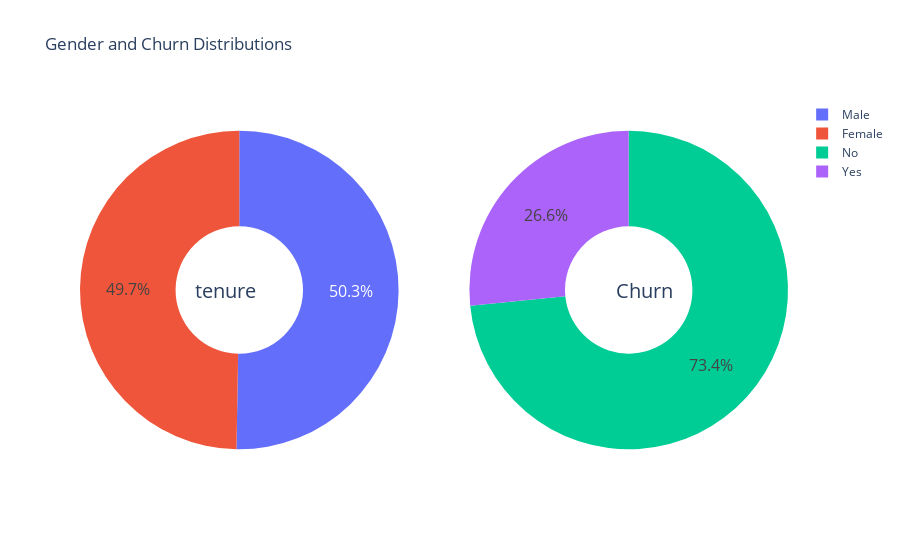

Notebook cell for this chart:
### Markdown cell above
<a id = "9" ></a>
# <span style="font-family:serif; font-size:28px;"> 6. Data Visualization </span>
<a id = "datavisualization" ></a>

### Code cell
g_labels = ['Male', 'Female']
c_labels = ['No', 'Yes']
# Create subplots: use 'domain' type for Pie subplot
fig = make_subplots(rows=1, cols=2, specs=[[{'type':'domain'}, {'type':'domain'}]])
fig.add_trace(go.Pie(labels=g_labels, values=df['gender'].value_counts(), name="Gender"),
              1, 1)
fig.add_trace(go.Pie(labels=c_labels, values=df['Churn'].value_counts(), name="Churn"),
              1, 2)

# Use `hole` to create a donut-like pie chart
fig.update_traces(hole=.4, hoverinfo="label+percent+name", textfont_size=16)

fig.update_layout(
    title_text="Gender and Churn Distributions",
    # Add annotations in the center of the donut pies.
    annotations=[dict(text='tenure', x=0.16, y=0.5, font_size=20, showarrow=False),
                 dict(text='Churn', x=0.84, y=0.5, font_size=20, showarrow=False)])
fig.show()

### Figure 1 — Plotly figure (JSON) as saved in the notebook; plotly's stock layout.template omitted (floating-point values rounded to 4 significant figures)
{"data": [{"domain": {"x": [0, 0.45], "y": [0, 1]}, "hole": 0.4, "hoverinfo": "label+percent+name", "labels": ["Male", "Female"], "name": "Gender", "textfont": {"size": 16}, "type": "pie", "values": [2829, 2797]}, {"domain": {"x": [0.55, 1], "y": [0, 1]}, "hole": 0.4, "hoverinfo": "label+percent+name", "labels": ["No", "Yes"], "name": "Churn", "textfont": {"size": 16}, "type": "pie", "values": [4131, 1495]}], "layout": {"annotations": [{"font": {"size": 20}, "showarrow": false, "text": "tenure", "x": 0.16, "y": 0.5}, {"font": {"size": 20}, "showarrow": false, "text": "Churn", "x": 0.84, "y": 0.5}], "title": {"text": "Gender and Churn Distributions"}}}
